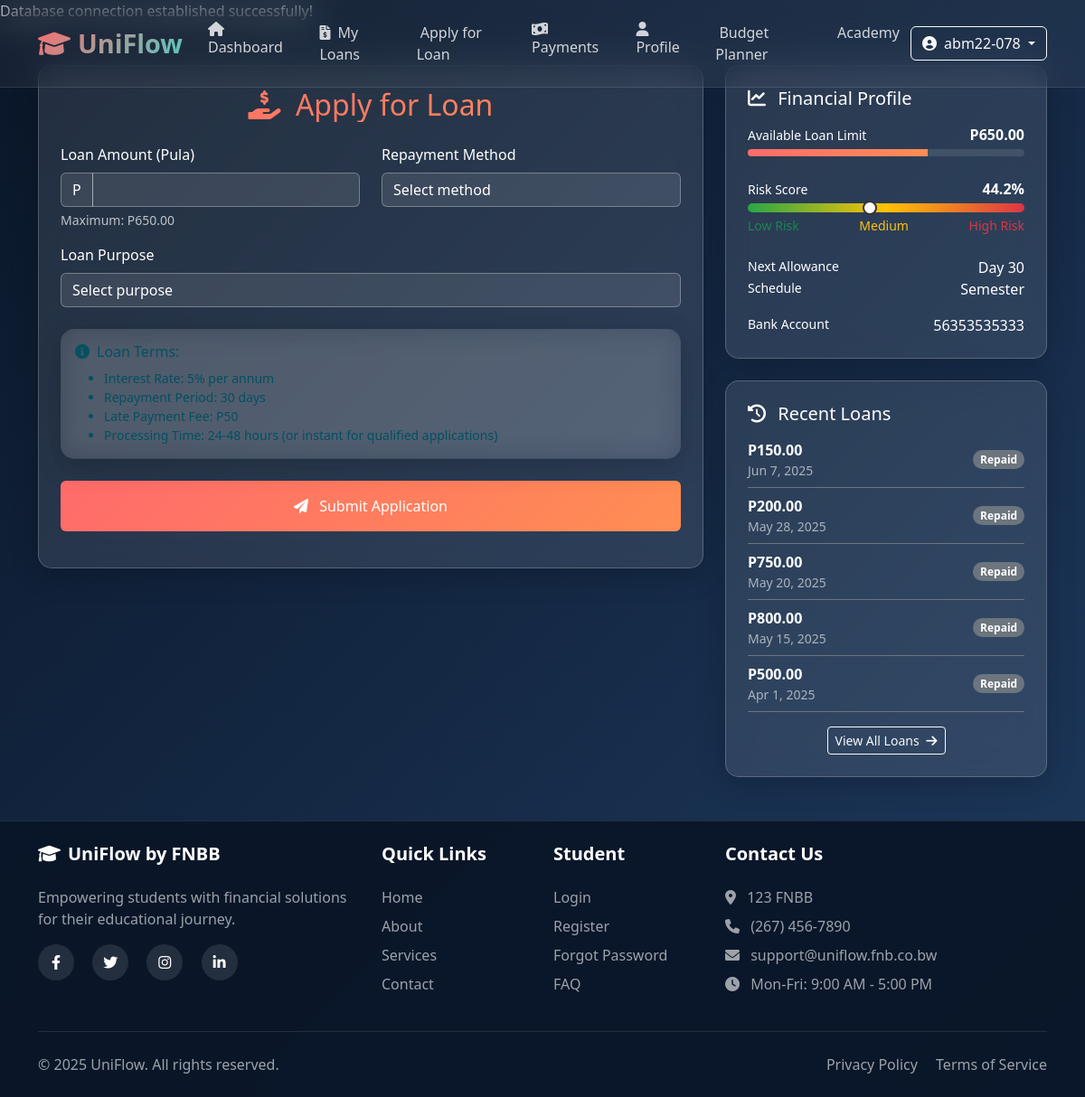
The app's page /student/apply-loan.php (signed in) with its own data.
### tables this page shows
CREATE TABLE `student_financial_profiles` (
  `student_id` int(11) NOT NULL,
  `university_id` int(11) NOT NULL,
  `ai_risk_score` decimal(5,2) DEFAULT 50.00,
  `dynamic_loan_limit` decimal(10,2) DEFAULT 500.00,
  `allowance_day` tinyint(2) DEFAULT NULL,
  `emergency_topup_unlocked` tinyint(1) DEFAULT 0,
  `last_loan_date` date DEFAULT NULL
);

CREATE TABLE `universities` (
  `id` int(11) NOT NULL,
  `name` varchar(100) NOT NULL,
  `location` varchar(100) NOT NULL,
  `allowance_schedule` enum('monthly','semester','quarter') DEFAULT 'monthly',
  `is_dtef_partner` tinyint(1) DEFAULT 1
);

CREATE TABLE `students` (
  `id` int(11) NOT NULL,
  `student_id` varchar(20) NOT NULL,
  `university_id` int(11) NOT NULL,
  `full_name` varchar(100) NOT NULL,
  `fnb_account_number` varchar(20) DEFAULT NULL,
  `password_hash` varchar(255) NOT NULL,
  `is_verified` tinyint(1) DEFAULT 0,
  `created_at` timestamp NOT NULL DEFAULT current_timestamp(),
  `last_login_device` varchar(255) DEFAULT NULL
);

CREATE TABLE `loans` (
  `id` int(11) NOT NULL,
  `student_id` int(11) NOT NULL,
  `university_id` int(11) NOT NULL,
  `amount` decimal(10,2) NOT NULL,
  `amount_paid` decimal(10,2) DEFAULT 0.00,
  `interest_rate` decimal(5,2) DEFAULT 5.00,
  `status` enum('pending','approved','rejected','repaid','defaulted') DEFAULT 'pending',
  `disbursement_date` datetime DEFAULT NULL,
  `due_date` date DEFAULT NULL,
  `repayment_method` enum('auto','manual') DEFAULT NULL,
  `is_emergency_topup` tinyint(1) DEFAULT 0,
  `purpose` varchar(100) DEFAULT NULL,
  `ai_approval_confidence` decimal(5,2) DEFAULT NULL,
  `rejection_reason` varchar(255) DEFAULT NULL,
  `status_updated_at` timestamp NOT NULL DEFAULT current_timestamp() ON UPDATE current_timestamp(),
  `created_at` timestamp NOT NULL DEFAULT current_timestamp()
);

### student/apply-loan.php (the view, shortened to what this page needs)
<?php
$errors = [];
$student_id = $_SESSION['student_db_id'];
$student_data = null;
$recent_loans = [];
try {
    $pdo = DatabaseConnection::getInstance()->getConnection();
    $stmt = $pdo->prepare("
        SELECT
            s.id, s.student_id, s.full_name, s.created_at, s.fnb_account_number, s.university_id,
            sfp.ai_risk_score, sfp.dynamic_loan_limit, sfp.allowance_day,
            sfp.emergency_topup_unlocked, sfp.last_loan_date,
            u.name as university_name, u.allowance_schedule
        FROM students s
        LEFT JOIN student_financial_profiles sfp ON s.id = sfp.student_id
        JOIN universities u ON s.university_id = u.id
        WHERE s.id = ? AND s.is_verified = 1
    ");
    $stmt->execute([$student_id]);
    $student_data = $stmt->fetch(PDO::FETCH_ASSOC);
    $stmt = $pdo->prepare("
        SELECT
            id, amount, status, created_at, disbursement_date, due_date
        FROM loans
        WHERE student_id = ?
        ORDER BY created_at DESC
        LIMIT 5
    ");
    $stmt->execute([$student_id]);
    $recent_loans = $stmt->fetchAll(PDO::FETCH_ASSOC);
} catch (PDOException $e) {
    error_log("Database error: " . $e->getMessage());
    $errors[] = "Database connection error. Please try again later.";
} catch (Exception $e) {
    error_log("Application error: " . $e->getMessage());
    $errors[] = $e->getMessage();
}
?>
<!DOCTYPE html>
<html lang="en">
<head>
    <link href="https://cdn.jsdelivr.net/npm/bootstrap@5.3.0/dist/css/bootstrap.min.css" rel="stylesheet">
    <link href="https://cdnjs.cloudflare.com/ajax/libs/font-awesome/6.0.0/css/all.min.css" rel="stylesheet">
</head>
<body>
    <?php include(ROOT_PATH . '/student/navbar.php'); ?>
    <div class="container py-5">
        <div class="row justify-content-center">
            <div class="col-lg-8">
                <?php if ($student_data): ?>
                <div class="glass-card p-4 mb-4">
                    <h2 class="mb-4 text-center text-gradient">
                        <i class="fas fa-hand-holding-usd me-2"></i> Apply for Loan
                    </h2>
                    <form method="POST" id="loanForm">
                        <div class="row">
                            <div class="col-md-6">
                                <div class="mb-3">
                                    <label for="amount" class="form-label">Loan Amount (Pula)</label>
                                    <div class="input-group">
                                        <span class="input-group-text">P</span>
                                        <input type="number" class="form-control" id="amount" name="amount"
                                               min="50" max="<?php echo $student_data['dynamic_loan_limit']; ?>"
                                               step="10" required>
                                    </div>
                                    <div class="form-text">
                                        Maximum: P<?php echo number_format($student_data['dynamic_loan_limit'], 2); ?>
                                    </div>
                                </div>
                            </div>
                            <div class="col-md-6">
                                <div class="mb-3">
                                    <label for="repayment_method" class="form-label">Repayment Method</label>
                                    <select class="form-select" id="repayment_method" name="repayment_method" required>
                                        <option value="">Select method</option>
                                    </select>
                                </div>
                            </div>
                        </div>
                        <div class="mb-3">
                            <label for="loan_purpose" class="form-label">Loan Purpose</label>
                            <select class="form-select" id="loan_purpose" name="loan_purpose" required>
                                <option value="">Select purpose</option>
                            </select>
                        </div>
                        <div class="alert alert-info glass-card mt-4">
                            <h6><i class="fas fa-info-circle me-2"></i>Loan Terms:</h6>
                            <ul class="mb-0 small">
                                <li>Interest Rate: 5% per annum</li>
                                <li>Repayment Period: 30 days</li>
                                <li>Late Payment Fee: P50</li>
                                <li>Processing Time: 24-48 hours (or instant for qualified applications)</li>
                            </ul>
                        </div>
                        <div class="d-grid mt-4">
                            <button type="submit" class="btn btn-primary py-3">
                                <i class="fas fa-paper-plane me-2"></i> Submit Application
                            </button>
                        </div>
                    </form>
                </div>
                <?php endif; ?>
            </div>
            <?php if ($student_data): ?>
            <div class="col-lg-4">
                <div class="glass-card p-4 mb-4">
                    <h5 class="mb-3">
                        <i class="fas fa-chart-line me-2"></i> Financial Profile
                    </h5>
                    <div class="mb-4">
                        <div class="d-flex justify-content-between align-items-center mb-1">
                            <span class="small">Available Loan Limit</span>
                            <span class="fw-bold">P<?php echo number_format($student_data['dynamic_loan_limit'], 2); ?></span>
                        </div>
                        <div class="progress" style="height: 8px;">
                            <div class="progress-bar"
                                 style="width: <?php echo min(($student_data['dynamic_loan_limit']/1000)*100, 100); ?>%"></div>
                        </div>
                    </div>
                    <div class="mb-4">
                        <div class="d-flex justify-content-between align-items-center mb-1">
                            <span class="small">Risk Score</span>
                            <span class="fw-bold"><?php echo number_format($student_data['ai_risk_score'], 1); ?>%</span>
                        </div>
                        <div class="risk-meter">
                            <div class="risk-indicator" style="left: <?php echo $student_data['ai_risk_score']; ?>%;"></div>
                        </div>
                        <div class="d-flex justify-content-between mt-1">
                            <small class="text-success">Low Risk</small>
                            <small class="text-warning">Medium</small>
                            <small class="text-danger">High Risk</small>
                        </div>
                    </div>
                    <div class="mb-3">
                        <div class="d-flex justify-content-between">
                            <span class="small">Next Allowance</span>
                            <span>Day <?php echo $student_data['allowance_day']; ?></span>
                        </div>
                        <div class="d-flex justify-content-between">
                            <span class="small">Schedule</span>
                            <span><?php echo ucfirst($student_data['allowance_schedule']); ?></span>
                        </div>
                    </div>
                    <div class="d-flex justify-content-between">
                        <span class="small">Bank Account</span>
                        <span><?php echo $student_data['fnb_account_number'] ?: 'Not set'; ?></span>
                    </div>
                </div>
                <?php if (!empty($recent_loans)): ?>
                <div class="glass-card p-4">
                    <h5 class="mb-3">
                        <i class="fas fa-history me-2"></i> Recent Loans
                    </h5>
                    <?php foreach ($recent_loans as $loan): ?>
                    <div class="d-flex justify-content-between align-items-center mb-2 pb-2 border-bottom border-secondary">
                        <div>
                            <div class="fw-bold">P<?php echo number_format($loan['amount'], 2); ?></div>
                            <small class="text-muted"><?php echo date('M j, Y', strtotime($loan['created_at'])); ?></small>
                        </div>
                        <span class="badge rounded-pill bg-<?php
                            echo $loan['status'] === 'approved' ? 'success' :
                                 ($loan['status'] === 'pending' ? 'warning' : 'secondary');
                        ?>">
                            <?php echo ucfirst($loan['status']); ?>
                        </span>
                    </div>
                    <?php endforeach; ?>
                    <div class="text-center mt-3">
                        <a href="loans.php" class="btn btn-sm btn-outline-light">
                            View All Loans <i class="fas fa-arrow-right ms-1"></i>
                        </a>
                    </div>
                </div>
                <?php endif; ?>
            </div>
            <?php endif; ?>
        </div>
    </div>
    <?php include(ROOT_PATH . '/student/footer.php'); ?>
</body>
</html>

### student/apply-loan.php (style rules this page uses)
body { font-family: 'Segoe UI', system-ui, -apple-system, sans-serif; background: linear-gradient(135deg, #0a1628 0%, #1e3a5f 100%); color: white; min-height: 100vh; }
.glass-card { background: rgba(255, 255, 255, 0.1); backdrop-filter: blur(15px); border: 1px solid rgba(255, 255, 255, 0.2); border-radius: 15px; box-shadow: 0 8px 32px rgba(0, 0, 0, 0.2); }
.form-control, .form-select { background: rgba(255, 255, 255, 0.1); border: 1px solid rgba(255, 255, 255, 0.3); color: white; }
.form-control::placeholder { color: rgba(255, 255, 255, 0.7); }
.form-select option { background: #1e3a5f; color: white; }
.risk-meter { height: 10px; background: linear-gradient(90deg, #28a745 0%, #ffc107 50%, #dc3545 100%); border-radius: 5px; position: relative; }
.risk-indicator { position: absolute; top: -3px; width: 16px; height: 16px; background: white; border-radius: 50%; border: 2px solid #333; transform: translateX(-50%); }
.btn-primary { background: linear-gradient(135deg, #FF6B6B, #FF8E53); border: none; transition: all 0.3s ease; }
.text-gradient { background: linear-gradient(135deg, #FF6B6B, #FF8E53); -webkit-background-clip: text; -webkit-text-fill-color: transparent; background-clip: text; }
.alert { border: none; }
.badge { font-size: 0.75em; }
.form-text { color: rgba(255, 255, 255, 0.7); }
.input-group-text { background: rgba(255, 255, 255, 0.1); border: 1px solid rgba(255, 255, 255, 0.3); color: white; }
.progress { background: rgba(255, 255, 255, 0.1); }
.progress-bar { background: linear-gradient(135deg, #FF6B6B, #FF8E53); }

### student/footer.php (style rules this page uses)
.text-muted { color: rgba(255, 255, 255, 0.6) !important; }

### records on screen
student_financial_profiles: dynamic_loan_limit "650.00", ai_risk_score "44.2", allowance_day "30", university.allowance_schedule "Semester", student_id.fnb_account_number "56353535333"
loans: amount "150.00", created_at "Jun 7, 2025", status "Repaid"
loans: amount "200.00", created_at "May 28, 2025", status "Repaid"
loans: amount "750.00", created_at "May 20, 2025", status "Repaid"
loans: amount "800.00", created_at "May 15, 2025", status "Repaid"
loans: amount "500.00", created_at "Apr 1, 2025", status "Repaid"

### other values on screen
$_SESSION['student_id'] "abm22-078"
